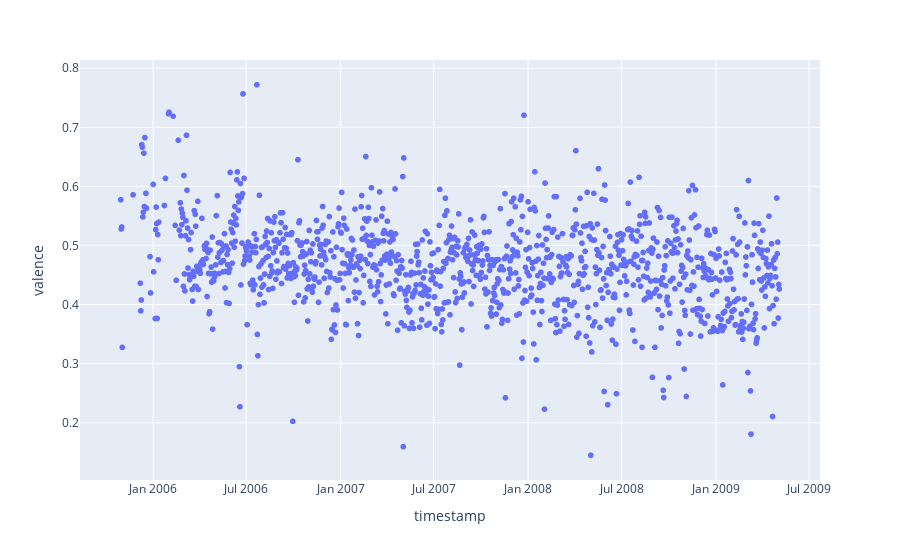

Write notebook code for a chart like this one.
### Code cell
df_day = df_time_series.groupby(by=[df_time_series['timestamp'].dt.date]).mean().reset_index()
fig = px.scatter(df_day, x='timestamp', y='valence')
fig.show()

### Figure 1 — Plotly figure (JSON) as saved in the notebook; plotly's stock layout.template omitted (floating-point values rounded to 4 significant figures; data arrays with more than 128 entries replaced by an {"elided": "..."} marker saying what was removed)
{"data": [{"hovertemplate": "timestamp=%{x}<br>valence=%{y}<extra></extra>", "legendgroup": "", "marker": {"color": "#636efa", "symbol": "circle"}, "mode": "markers", "name": "", "showlegend": false, "type": "scattergl", "x": {"elided": "1200 str values"}, "xaxis": "x", "y": {"elided": "1200 float values"}, "yaxis": "y"}], "layout": {"autosize": true, "legend": {"tracegroupgap": 0}, "margin": {"t": 60}, "xaxis": {"anchor": "y", "autorange": true, "domain": [0, 1], "range": ["2005-08-11 16:14:50.9918", "2009-07-22 07:45:09.0082"], "title": {"text": "timestamp"}, "type": "date"}, "yaxis": {"anchor": "x", "autorange": true, "domain": [0, 1], "range": [0.1005, 0.8165], "title": {"text": "valence"}, "type": "linear"}}}
